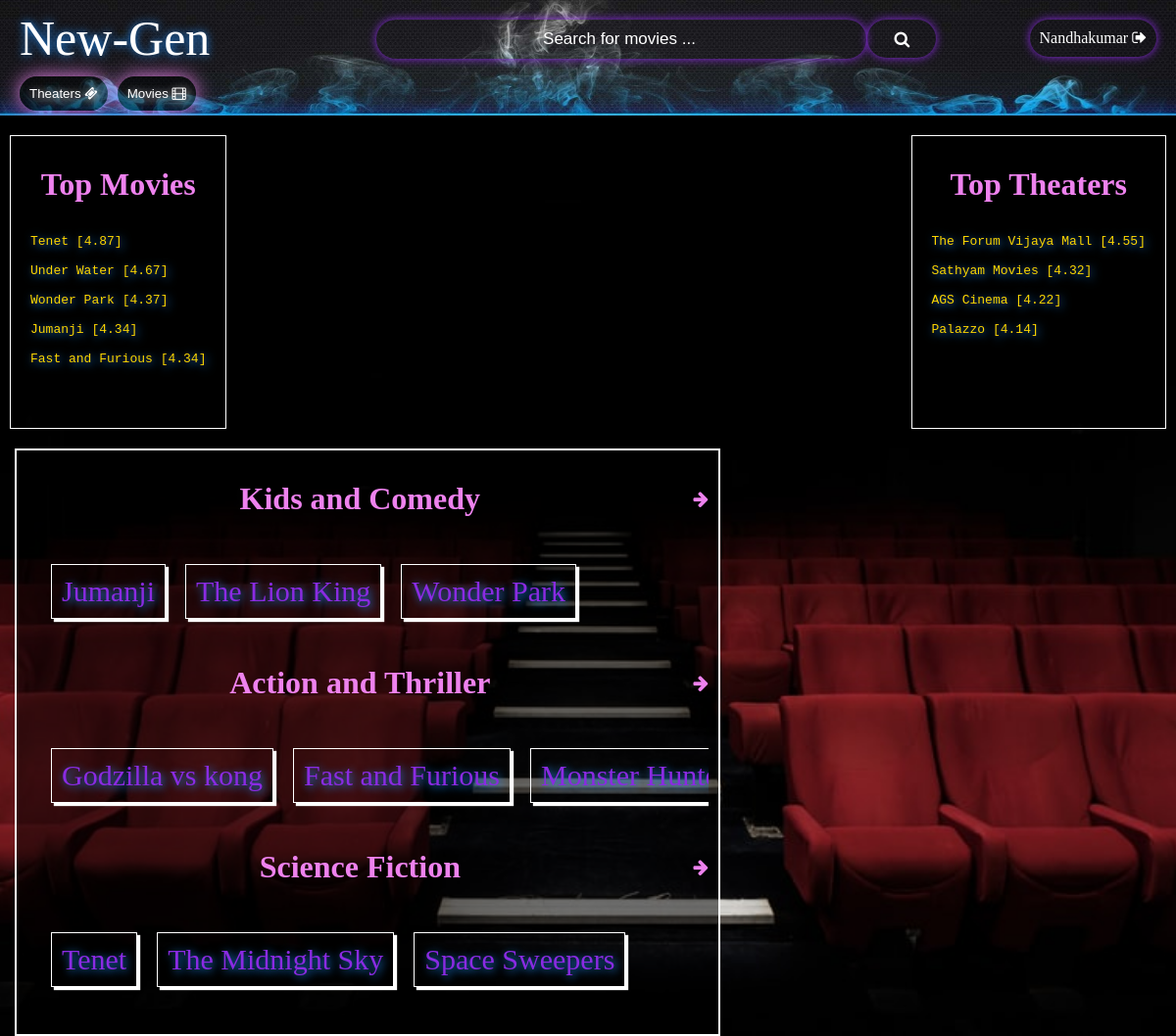
Page /dashboard.php (signed in) on the committed database.
### tables this page shows
CREATE TABLE `movie` (
  `movie_id` int(11) NOT NULL,
  `movie_name` varchar(30) DEFAULT NULL,
  `genre` varchar(20) DEFAULT NULL,
  `movie_rating` double(6,2) DEFAULT NULL,
  `No_of_rating` int(11) NOT NULL,
  `duration` int(11) DEFAULT NULL
);

### dashboard.php (the view, shortened to what this page needs)
<html>
    <head>
        <link rel ="stylesheet" href="https://cdnjs.cloudflare.com/ajax/libs/font-awesome/4.7.0/css/font-awesome.min.css">
        <link rel = "stylesheet" href = "dashboard.css">
    </head>
    <body>
        <?php
            $conn = mysqli_connect ("localhost","root","","new-gen");
        ?>
        <header>
        <div class = header >
            <label class = "logo"><a style = "color: white; text-decoration: none;"href = "home.html">New-Gen</a></label>
           <form  id = "myForm" method = "POST"  action = "<?php echo htmlspecialchars($_SERVER['PHP_SELF']);?>">
                <label  class = "search-box"><input type = "text" name = "search-key" placeholder="Search for movies ... "> </label>
                <label class = "search-button"   ><button onclick= "col3()" type="submit" name = "search-submit"><i class = "fa fa-search"></i></button></div>
            <span class = "username" ><a href='logout.php'><p><?php echo $_SESSION['username'];?>  <i class ="fa fa-sign-out"></i></p></a></label>
        </header>
        <navigation-bar>
            <div onclick = "navBar()" class = "nav-bar">
                <button onclick = "theaterBtn()" class = "theater-btn">Theaters <i class="fa fa-ticket"></i> </button>
                <button onclick = "movieBtn()" class = "movie-btn">Movies <i class="fa fa-film"></i></button>
            </div>
        </navigation-bar>
        <content>
            <div class = "content" >
                <div class = "movie-list" >
                    <div class = "col col1" id ="col1">
                        <h1 style = "text-align : center">Top Movies</h1>
                            <marquee direction ="up">
                            <p class = "p_tab"><?php $count = 0 ;
                                $sql_movie = "SELECT * FROM movie_view WHERE movie_rating > 4.30 ORDER BY movie_rating desc";
                                $sql_movie_res = mysqli_query($conn , $sql_movie);
                                if(mysqli_num_rows($sql_movie_res) > 0){
                                    while($row = mysqli_fetch_assoc($sql_movie_res)){
                                        echo $row['movie_name']."       [".$row['movie_rating']. "]<br><br>";
                                    }
                                }
                            ?></p></marquee>
                    </div>
                    <div class = "col col2" id ="col2">
                        <h1 style = "text-align : center">Top Theaters</h1>
                        <marquee direction ="down">
                        <p><?php
                                $sql_theater = "SELECT * FROM theater_view WHERE theater_rating > 4.0 ORDER BY Theater_Rating desc";
                                $sql_theater_res = mysqli_query($conn , $sql_theater);
                                if(mysqli_num_rows($sql_theater_res) > 0){
                                    while($row = mysqli_fetch_assoc($sql_theater_res)){
                                        echo $row['Theater_Name']."     [".$row['Theater_Rating'] ."]<br><br>";
                                    }
                                }
                            ?></p></marquee>
                    </div>
                    <div id ="col4" class = "col col4" >
                            <p><?php
                                mysqli_query($conn , "SET @names_list ='' ");
                                mysqli_query($conn , "CALL theater_list(@names_list) ");
                            ?>
                        <div class = "genre">
                        <h1 >Kids and Comedy <i onclick = "leftScroll1()" class="fa fa-arrow-right" style ="float : right;font-size:large;margin-top:10px;"></i></h1>
                            <div id = "movie-select-container1" class = "movie-select-container">
                                <p><?php
                                $sql = "SELECT * FROM movie WHERE genre = 'kids'";
                                $res = mysqli_query($conn , $sql);
                                if(mysqli_num_rows($res) > 0){
                                    while($row = mysqli_fetch_assoc($res)){
                                            echo "<a class = 'movie-select' href = 'theater.php?movie_id=".$row['movie_id']."'>".$row['movie_name']."</a>";
                                    }
                                }
                                ?></p>
                            </div>
                            <h1 >Action and Thriller <i onclick = "leftScroll2()" class="fa fa-arrow-right" style ="font-size:large;float : right;margin-top:10px;" aria-hidden="true"></i></h1>
                            <div id = "movie-select-container2" class = "movie-select-container">
                                <p><?php
                                $sql = "SELECT * FROM movie WHERE genre = 'action'";
                                $res = mysqli_query($conn , $sql);
                                if(mysqli_num_rows($res) > 0){
                                    while($row = mysqli_fetch_assoc($res)){
                                            echo "<a class = 'movie-select' href = 'theater.php?movie_id=".$row['movie_id']."'>".$row['movie_name']."</a>";
                                    }
                                }
                                ?></p>
                            </div>
                            <h1 >Science Fiction <i onclick = "leftScroll3()" class="fa fa-arrow-right" style ="font-size:large;float : right;margin-top:10px;" aria-hidden="true"></i></h1>
                            <div id = "movie-select-container3" class = "movie-select-container">
                                <p><?php
                                $sql = "SELECT * FROM movie WHERE genre = 'sci-fi'";
                                $res = mysqli_query($conn , $sql);
                                if(mysqli_num_rows($res) > 0){
                                    while($row = mysqli_fetch_assoc($res)){
                                            echo "<a class = 'movie-select' href = 'theater.php?movie_id=".$row['movie_id']."'>".$row['movie_name']."</a>";
                                    }
                                }
                                ?></p>
                            </div>
                        </div>
                    </div>
                </div>
            </div>
        </content>
    </body>
</html>

### dashboard.css (style rules this page uses)
* { box-sizing: border-box; }
html { scroll-behavior: smooth; }
body { background-image: url("banner\ cinema.jpg"); background-repeat: no-repeat; background-position: top; margin : 0; background-size: 100% 120px; }
.header { position: relative; width :100%; padding-left: 20px; top:0; display: inline-block; left :0; padding-bottom: 10px; }
.header label { display: inline; float : left; padding-top: 10px; }
.username p { float : right; position:absolute; top :0; right :10px; }
.header input[type = "text"] { position: relative; width : 500px; }
.logo { font-family: Brush Script MT, Brush Script Std, cursive; font-size: 50px; text-shadow: 0 0 10px dodgerblue; text-transform: capitalize; }
.search-box input { border :none; padding: 10px; margin-top : 10px; margin-left :170px; font-size: 17px; color : white; border-radius: 50px; text-align: center; background : transparent; box-shadow: 0 0 10px blueviolet; }
.search-box ::placeholder { color :white; }
.search-button button { margin-top: 10px; padding : 11px; font-size: 17px; margin-left: 1px; border-radius: 50px; cursor: pointer; color: white; width : 70px; background: #ddd; border : none; background : transparent; box-shadow: 0 0 10px blueviolet; }
.username p { padding : 10px; margin-top: 20px; margin-right: 10px; color: white; border: none; border-radius: 50px; box-shadow: 0 0 10px blueviolet; }
.nav-bar { height : 40px; width : 100%; left :0; margin-left: 10px; position: relative; }
.nav-bar button { border: none; float: left; background: rgba(0,0,0,0.5); box-shadow: 0 0 20px violet; color : white; padding : 10px; text-shadow: 2px 2px 10px white; cursor: pointer; border-radius : 20px; margin-left :10px; }
.content { position: relative; width : 100%; color: white; background-image: url("dashimg.jpg"); background-repeat: no-repeat; background-size: cover; background-attachment: fixed; position:sticky; background-position: center; }
.movie-list { width: 100%; }
.col { margin-top : 20px; width : fit-content; padding :10px; background-color: rgba(0,0,0,0.5); float : left ; text-shadow:2px 2px 10px white; font-family : Brush Script MT, Brush Script Std, cursive; animation-name: col; position: relative; animation-duration: 1s; animation-iteration-count: infinite ; }
.movie-list:after { content: ""; display: table; clear: both; }
.col p { font-family :monospace; padding :10px; color: gold; text-shadow: 2px 2px 10px dodgerblue; }
.col h1 { color:violet; text-shadow:none; }
.col1 { margin-left : 10px; border : 1px solid white; height: 300px; }
.col2 { float : right; margin-right : 10px; border : 1px solid white; height: 300px; }
.col4 { width: 60%; text-align: center; overflow: auto; height: 600px; margin-left : 15px; border : 2px solid white; }
.col4 p { color : white; text-align: left ; font-family: 'Times New Roman', Times, serif; }
.movie-select-container { overflow: auto; scroll-behavior: smooth; white-space: nowrap; margin-left: 5px; }
.movie-select { text-decoration: none; display: inline-block; border : 1px solid white; padding: 10px; box-shadow: 3px 3px 1px white; color : blueviolet; margin-left: 10px; margin-right: 10px; font-size: 30px; }

### dashboard.php (style rules this page uses)
a { text-decoration: none; color : white; }
.genre i { cursor: pointer; position: relative; }

### rows in the picture
movie: movie_name "Jumanji"
movie: movie_name "The Lion King"
movie: movie_name "Wonder Park"
movie: movie_name "Godzilla vs kong"
movie: movie_name "Fast and Furious"
movie: movie_name "Monster…"
movie: movie_name "Tenet"
movie: movie_name "The Midnight Sky"
movie: movie_name "Space Sweepers"

### other values in the picture
$_SESSION['username'] "Nandhakumar"
$row['movie_name'] "Tenet"
$row['movie_rating'] "4.87"
$row['movie_name'] "Under Water"
$row['movie_rating'] "4.67"
$row['movie_name'] "Wonder Park"
$row['movie_rating'] "4.37"
$row['movie_name'] "Jumanji"
$row['movie_rating'] "4.34"
$row['movie_name'] "Fast and Furious"
$row['Theater_Name'] "The Forum Vijaya Mall"
$row['Theater_Rating'] "4.55"
$row['Theater_Name'] "Sathyam Movies"
$row['Theater_Rating'] "4.32"
$row['Theater_Name'] "AGS Cinema"
